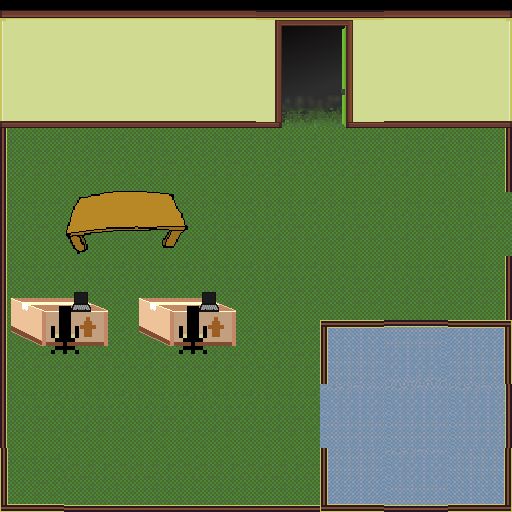

This game map was drawn from its Tiled (.tmx) file and the tilesets committed beside it. A one-line description and the full map source follow:
An orthogonal 8x8 tile map with 64x64 px tiles, 6 tile layers (suelo paredes, puerta, mesas becaria, sillas becaria, ...), 3 tilesets and 4 objects.

<map version="1.10" tiledversion="1.10.1" orientation="orthogonal" renderorder="left-up" width="8" height="8" tilewidth="64" tileheight="64" infinite="0" nextlayerid="11" nextobjectid="14">
 <tileset firstgid="1" source="saveshit/map_spritesheet.tsx" />
 <tileset firstgid="65" source="saveshit/objetostest.tsx" />
 <tileset firstgid="129" source="saveshit/reboleomesatest128x128.tsx" />
 <layer id="1" name="suelo paredes" width="8" height="8">
  <data encoding="csv">
1,2,2,2,0,0,2,3,
9,10,10,10,0,0,10,11,
34,33,33,33,33,33,33,43,
34,33,33,33,33,33,33,33,
34,33,33,33,33,33,33,43,
34,33,33,33,33,52,58,53,
34,33,33,33,33,49,49,59,
44,35,35,35,35,60,51,61
</data>
 </layer>
 <objectgroup id="9" name="colision paredes">
  <object id="11" x="20" y="24" width="228" height="20" />
  <object id="12" x="400" y="24" width="96" height="20" />
 </objectgroup>
 <layer id="2" name="puerta" width="8" height="8">
  <data encoding="csv">
0,0,0,0,5,6,0,0,
0,0,0,0,13,14,0,0,
0,0,0,0,0,0,0,0,
0,0,0,0,0,0,0,0,
0,0,0,0,0,0,0,0,
0,0,0,0,0,0,0,0,
0,0,0,0,0,0,0,0,
0,0,0,0,0,0,0,0
</data>
 </layer>
 <layer id="3" name="mesas becaria" width="8" height="8">
  <data encoding="csv">
0,0,0,0,0,0,0,0,
0,0,0,0,0,0,0,0,
0,0,0,0,0,0,0,0,
0,0,0,0,0,0,0,0,
65,66,65,66,0,0,0,0,
73,74,73,74,0,0,0,0,
0,0,0,0,0,0,0,0,
0,0,0,0,0,0,0,0
</data>
 </layer>
 <objectgroup id="6" name="colision mesa becaria">
  <object id="1" x="37.1131" y="288.837" width="206.543" height="22.5906" />
 </objectgroup>
 <layer id="4" name="sillas becaria" width="8" height="8">
  <data encoding="csv">
0,0,0,0,0,0,0,0,
0,0,0,0,0,0,0,0,
0,0,0,0,0,0,0,0,
0,0,0,0,0,0,0,0,
69,70,69,70,0,0,0,0,
77,78,77,78,0,0,0,0,
0,0,0,0,0,0,0,0,
0,0,0,0,0,0,0,0
</data>
 </layer>
 <layer id="5" name="ordenadores becaria" width="8" height="8">
  <data encoding="csv">
0,0,0,0,0,0,0,0,
0,0,0,0,0,0,0,0,
0,0,0,0,0,0,0,0,
0,0,0,0,0,0,0,0,
0,68,0,68,0,0,0,0,
0,0,0,0,0,0,0,0,
0,0,0,0,0,0,0,0,
0,0,0,0,0,0,0,0
</data>
 </layer>
 <layer id="10" name="mesa jefe" width="8" height="8">
  <data encoding="csv">
0,0,0,0,0,0,0,0,
0,0,0,0,0,0,0,0,
0,0,0,0,0,0,0,0,
0,129,0,0,0,0,0,0,
0,0,0,0,0,0,0,0,
0,0,0,0,0,0,0,0,
0,0,0,0,0,0,0,0,
0,0,0,0,0,0,0,0
</data>
 </layer>
 <objectgroup id="7" name="colision mesa jefe">
  <object id="13" x="84" y="200" width="104" height="36" />
 </objectgroup>
</map>
